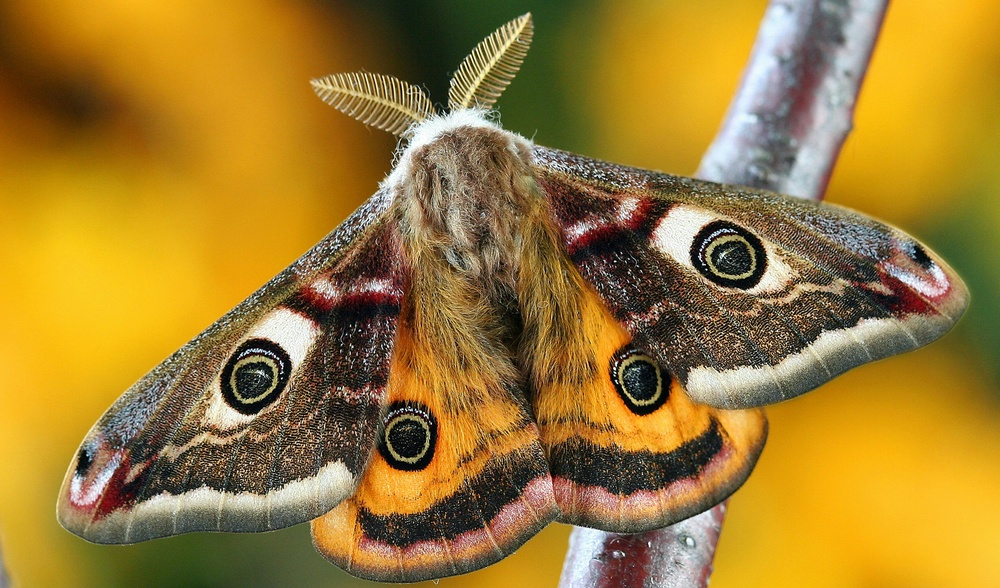
#> input picture Image/original_image.jpg, 1000 x 588 px, shrunk from 5100 x 3000 before the run, found by its file name
$ python task2.py
#> lines starting #> are read from the running program, lines starting #| are printed output that depends on the picture; after the words box and inside, x2 and y2 are one past the last pixel; in counts of white or black regions, pixels touching at a corner belong together
# Sandamal IMK - EG/2020/4190
# -- Region Growing-Based Image Segmentation --
import cv2
import numpy as np
import matplotlib.pyplot as plt
from collections import deque
import os

# Region Growing Function
def region_growing(image, seeds, threshold=20):
    h, w = image.shape
    segmented = np.zeros_like(image, dtype=np.uint8)
    visited = np.zeros_like(image, dtype=bool)
    queue = deque(seeds)

    while queue:
        y, x = queue.popleft()
        if visited[y, x]:
            continue

        visited[y, x] = True
        segmented[y, x] = 255

        for dy, dx in [(-1,0), (1,0), (0,-1), (0,1)]:  # 4-neighborhood
            ny, nx = y + dy, x + dx
            if 0 <= ny < h and 0 <= nx < w and not visited[ny, nx]:
                if abs(int(image[ny, nx]) - int(image[y, x])) <= threshold:
                    queue.append((ny, nx))

    return segmented

# Load a real grayscale image
image_path = 'D:\EC7212_Assignment_2_4190\Image\original_image.jpg'
image = cv2.imread(image_path, cv2.IMREAD_GRAYSCALE)
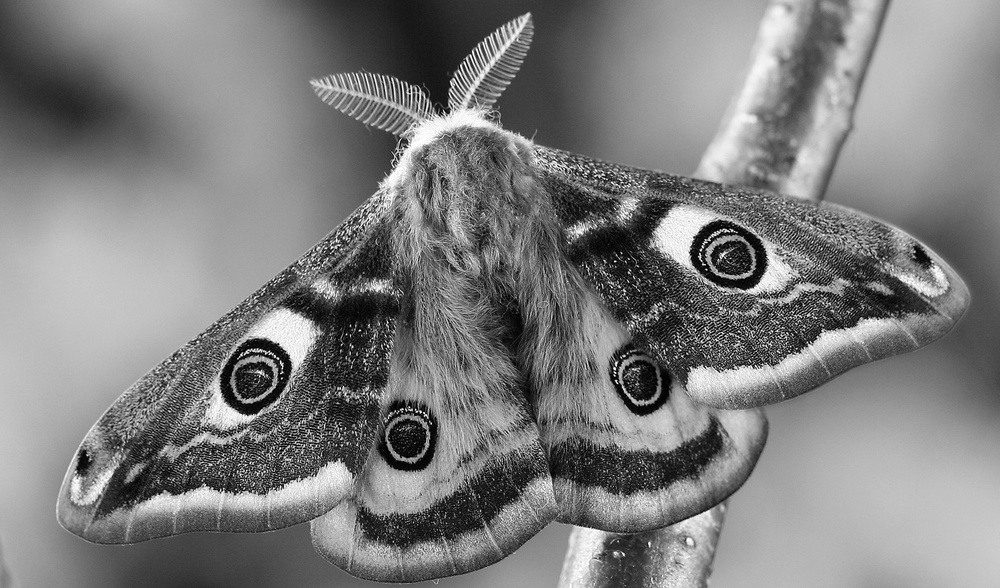
#> image: shape (588, 1000); min 0, max 255, mean 126.3
if image is None:
    raise FileNotFoundError(f"Image not found at path: {image_path}")

# Define seed points
h, w = image.shape
#> h = 588; w = 1000
seed_y, seed_x = h // 2, w // 2  # Center seed
#> seed_y = 294; seed_x = 500
seeds = [(seed_y, seed_x)]
#> seeds = [(294, 500)]

# Run region growing segmentation
segmented_image = region_growing(image, seeds, threshold=15)
#> after the loop in region_growing, `while queue:`:
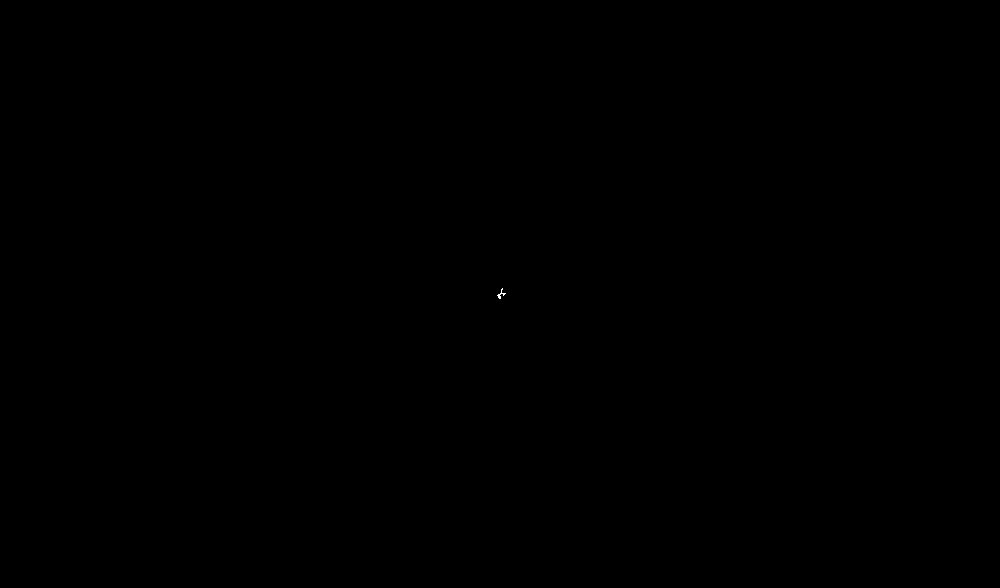
#> segmented: shape (588, 1000); 0% white in thin lines or dots, all inside (x1, y1, x2, y2) = (497, 288, 506, 299)

# Save and display results
output_dir = 'Outputs'
os.makedirs(output_dir, exist_ok=True)

cv2.imwrite(os.path.join(output_dir, 'real_image_grayscale.png'), image)
cv2.imwrite(os.path.join(output_dir, 'region_growing_result.png'), segmented_image)
plt.figure(figsize=(10, 5))

plt.subplot(1, 2, 1)
plt.title('Original Grayscale Image')
plt.imshow(image, cmap='gray')
plt.axis('off')

plt.subplot(1, 2, 2)
plt.title('Region Growing Segmentation')
plt.imshow(segmented_image, cmap='gray')
plt.axis('off')

combined_path = os.path.join(output_dir, 'region_growing_result.png')
plt.tight_layout()
plt.savefig(combined_path)
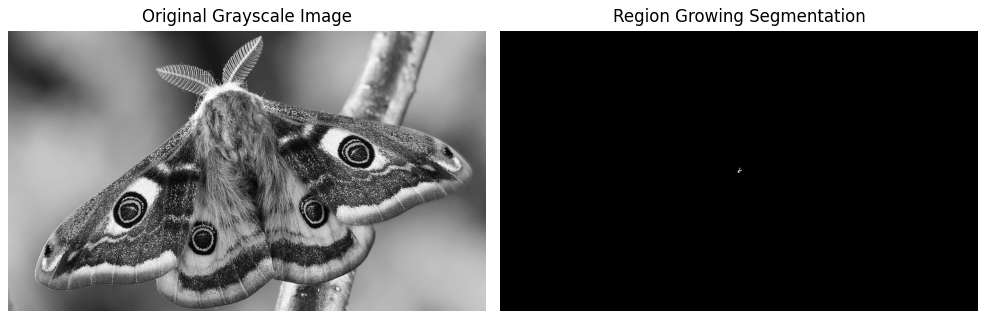
#> figure drawn by matplotlib, 2 panels
print(f'Combined plot saved to: {combined_path}')

plt.show()
